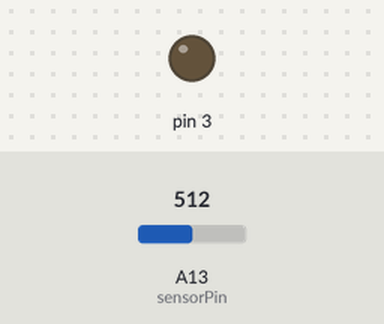
Simulated run of this sketch. Board: Arduino Mega 2560, built with avr-gcc and run on an emulated ATmega2560. Shown: output pins drawn as LEDs (lit = HIGH). The test bench sets the inputs (shaded band); at power-on: A13 (sensorPin) = 512. What the sketch prints to the serial monitor is not drawn.

Above: at 1.2 s.
1.3 s: A13 (sensorPin) set to 487
At 2.4 s:
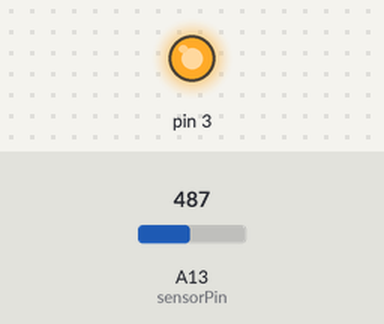
2.8 s: A13 (sensorPin) set to 510
At 3.5 s:
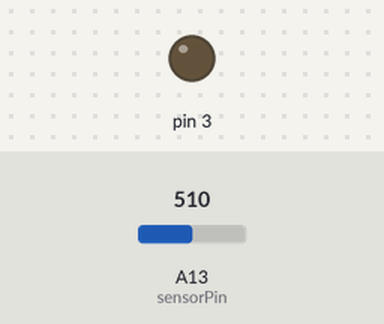
4.3 s: A13 (sensorPin) set to 490
At 4.6 s:
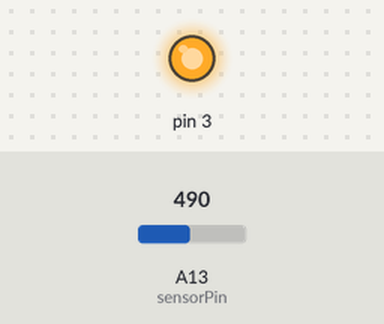
Timing chart, 0 to 7.3 s (numbered marks = the images above; inputs shaded):
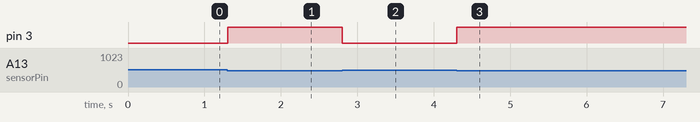

Measured:
- the behaviour switches between 500 and 499 on A13 (sensorPin) (found by bisection; images 0 and 1)
- after the input at 1.3 s, pin 3: LOW → HIGH at once
- after the input at 2.8 s, pin 3: HIGH → LOW at once
- after the input at 4.3 s, pin 3: LOW → HIGH at once

The sketch:

flama.ino
```cpp
const int sensorPin = A13;

void setup() {
   Serial.begin(9600);
   pinMode(3,OUTPUT);
}

void loop()
{
   int measure = analogRead(sensorPin);
   Serial.print(measure);

   if(measure < 500)
   {
      digitalWrite(3,1);
   }
   else{
    digitalWrite(3,0);
   }
}
```
